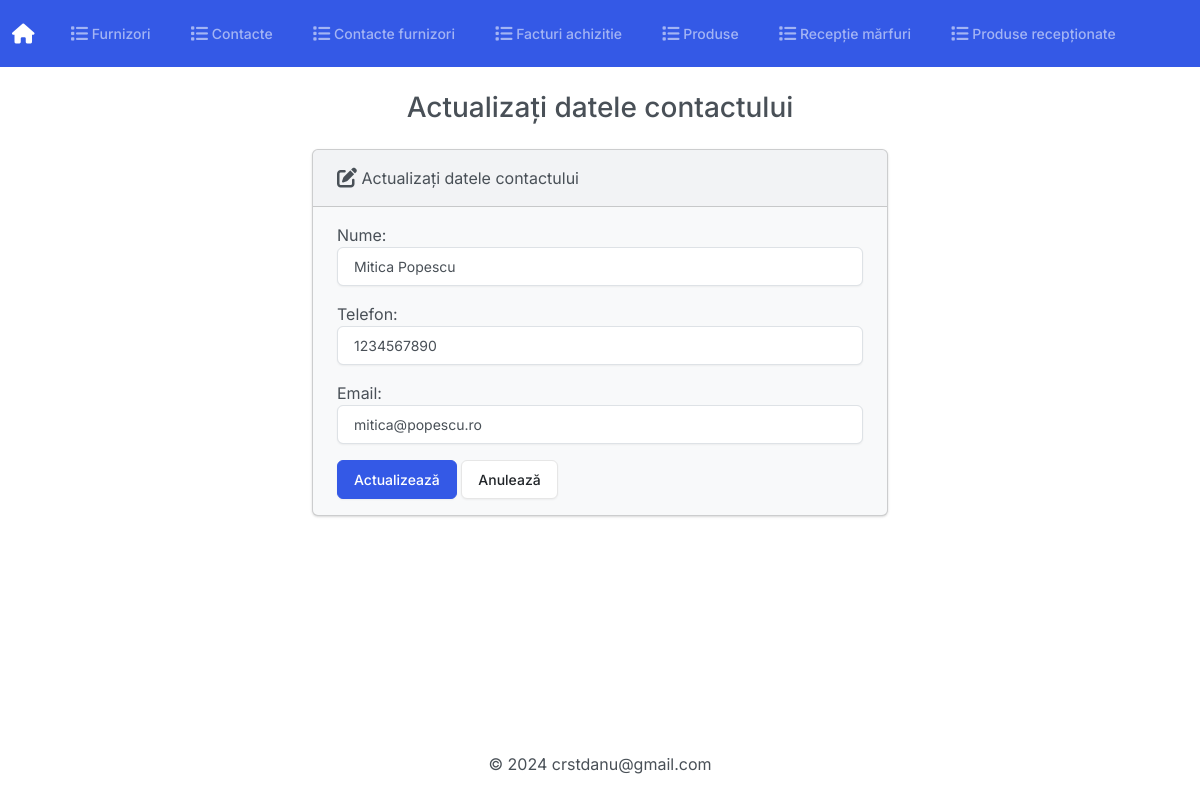
The page /contacte/editeaza/1 on the database its author committed.
### Gestiune/models.py (models this page shows, shortened)
class Contact(models.Model):
    class Meta:
        verbose_name_plural = 'Contacte'
    nume = models.CharField(max_length=50)
    nr_telefon = models.CharField(max_length=13)
    email = models.EmailField()

### Gestiune/views.py (the view)
def editeaza_contact(request, id):
    if request.method == 'POST':
        contact = Contact.objects.get(pk=id)
        form = ContactForm(request.POST, instance=contact)
        if form.is_valid():
            form.save()
            return render(request, 'Gestiune/contacte/editeaza.html', {
                'form': form,
                'success': True
            })
    else:
        contact = Contact.objects.get(pk=id)
        form = ContactForm(instance=contact)
    return render(request, 'Gestiune/contacte/editeaza.html', {
        'form': form
    })

### Gestiune/forms.py
class ContactForm(forms.ModelForm):
    class Meta:
        model = Contact
        fields = ['nume', 'nr_telefon', 'email']
        labels = {
            'nume': 'Nume',
            'nr_telefon': 'Telefon',
            'email': 'Email',
        }
        widgets = {
            'nume': forms.TextInput(attrs={'class': 'form-control'}),
            'nr_telefon': forms.TextInput(attrs={'class': 'form-control'}),
            'email': forms.TextInput(attrs={'class': 'form-control'}),
        }

### Gestiune/templates/Gestiune/contacte/editeaza.html (shortened to what this page needs)
{% extends "Gestiune/base.html" %}
{% block body %}
<h3 class="text-center m-4">Actualizați datele contactului</h3>
{% if success %}
<div class="alert alert-success" role="alert">
    Contactul a fost actualizat cu succes.
    <a href="{% url 'index_contacte' %}" class="alert-link">Mergi la pagina principală.</a>
</div>
{% else %}
<div class="row justify-content-center">
    <div class="col-6">
        <div class="card bg-light mb-3">
            <div class="card-header">
                <i class="fa-solid fa-pen-to-square fa-lg"></i> Actualizați datele contactului
            </div>
            <div class="card-body">
                <form action="" method="POST">
                    {{ form.as_p }}
                    <button type="submit" class="btn btn-primary">Actualizează</button>
                    <a href="{% url 'index_contacte' %}" class="btn btn-secondary">Anulează</a>
                </form>
            </div>
        </div>
    </div>
</div>
{% endif %}
{% endblock %}

### rows shown on the page
Contact: nume "Mitica Popescu", nr_telefon "1234567890", email "mitica@popescu.ro"
